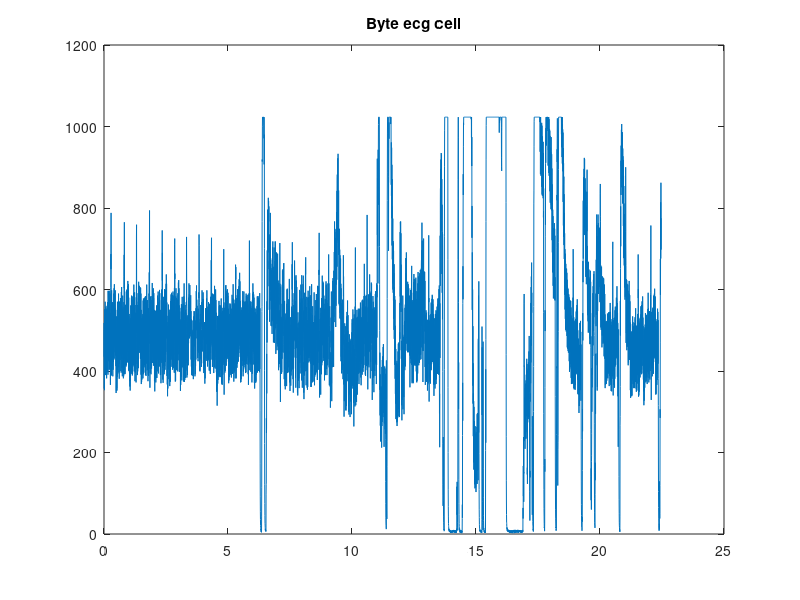

Write MATLAB code to recreate this figure.
clear all;
fid=fopen('ECG-2019_05_14-15_34_27.txt','r');
aa=fscanf(fid,'%d');

fclose(fid);

figure; plot((0:length(aa)-1)/256, aa);

%figure; plot(aa);
title('Byte ecg cell');
%title('Sinal montado no celular (offline)');
%title('Sinal montado em tempo real');